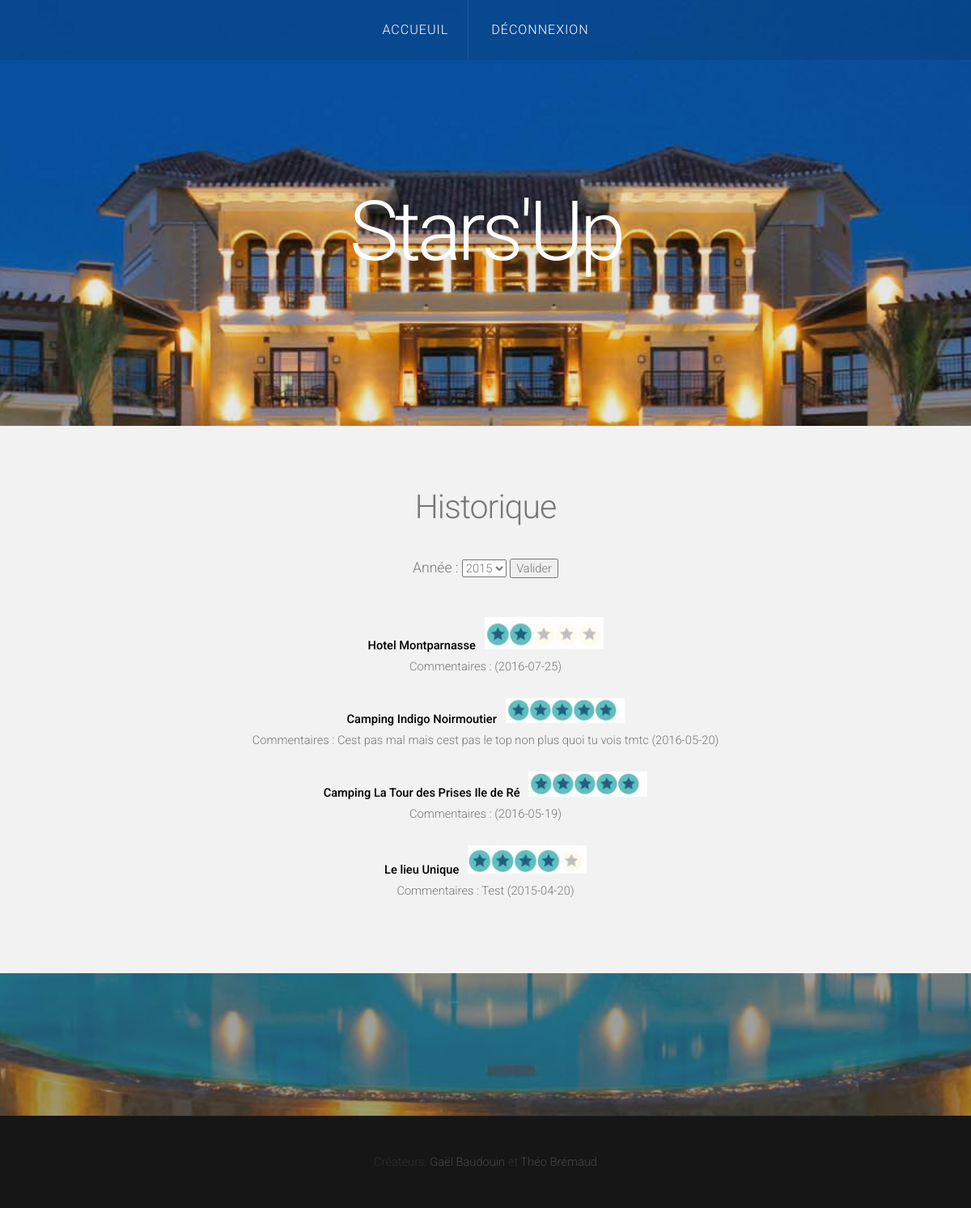
Page /starsup/consultation_inspecteur_debut.php (signed in) on the committed database.
### tables this page shows
CREATE TABLE IF NOT EXISTS `visiter` (
  `ID_HEBERGEMENT` int(11) NOT NULL,
  `ID_INSPECTEUR` int(11) NOT NULL,
  `ID_SAISON` int(11) NOT NULL,
  `NOMBRE_ETOILE_VISITE` smallint(6) DEFAULT NULL,
  `DATE_HEURE_VISITE` date DEFAULT NULL,
  `CONTRE_VISITE` tinyint(1) DEFAULT NULL,
  `COMMENTAIRE_VISITE` varchar(255) DEFAULT NULL,
  PRIMARY KEY (`ID_HEBERGEMENT`,`ID_INSPECTEUR`,`ID_SAISON`),
  KEY `I_FK_VISITER_HEBERGEMENT` (`ID_HEBERGEMENT`),
  KEY `I_FK_VISITER_INSPECTEUR` (`ID_INSPECTEUR`),
  KEY `I_FK_VISITER_SAISON` (`ID_SAISON`)
);

CREATE TABLE IF NOT EXISTS `hebergement` (
  `ID_HEBERGEMENT` int(11) NOT NULL AUTO_INCREMENT,
  `ID_DEPARTEMENT` int(11) NOT NULL,
  `NOM_HEBERGEMENT` varchar(128) DEFAULT NULL,
  `ADRESSE_HEBERGEMENT` varchar(128) DEFAULT NULL,
  `VILLE_HEBERGEMENT` varchar(128) DEFAULT NULL,
  `HORAIRES` varchar(20) DEFAULT NULL,
  PRIMARY KEY (`ID_HEBERGEMENT`),
  KEY `I_FK_HEBERGEMENT_DEPARTEMENT` (`ID_DEPARTEMENT`)
);

### starsup/consultation_inspecteur_debut.php (the view, shortened to what this page needs)
<!DOCTYPE HTML>
<?php
include("include/config.php");
?>
<html>
	<head>
	</head>
	<body class="homepage">
		<div id="header">
			<div id="nav-wrapper">
				<nav id="nav">
					<ul>
						<li class="active"><a href="index_inspecteur.php">Accueuil</a></li>
						<li><a href="index.php">Déconnexion</a></li>
				</nav>
			</div>
			<div class="container">
				<div id="logo">
					<h1><a href="#">Stars'Up</a></h1>
				</div>
			</div>
		</div>
		<div id="featured">
			<div class="container">
				<header>
					<h2>Historique</h2>
				</header>
				<div id="content" class="container">
	<form action="consultation_inspecteur.php" name="ajout_visite" method="post">
	      				<p>Année :
	              <select name="date">
	              <?php
	              	$truc = '2016';
	             	$req = $dbh->query('SELECT * FROM visiter');
					while ($donnees = $req->fetch())
	              	{
					$date = date_parse($donnees['DATE_HEURE_VISITE']);
    				$year = $date['year'];
    				if($year !=$truc)
    				{
	                echo'<option>'.$year.'</option>';
	                $truc = $year;
	                }
	             	}
	              ?>
	               </select>
	      			<INPUT TYPE="submit" value="Valider">
    		</form>
			<?php
$req = $dbh->query('SELECT * FROM visiter as V Inner join hebergement as H on V.ID_HEBERGEMENT = H.ID_HEBERGEMENT WHERE ID_INSPECTEUR = '.$_SESSION['id_inspecteur'].' ORDER BY DATE_HEURE_VISITE DESC');
while ($donnees = $req->fetch())
{
     echo '<br>';
     echo utf8_encode('<b>'.$donnees['NOM_HEBERGEMENT'].'</b>&nbsp&nbsp  ');
     if ($donnees['NOMBRE_ETOILE_VISITE'] ==1)
     {
     echo '<img src="images/1Stars.jpg"/>'.'<br/>';
     }
     else if ($donnees['NOMBRE_ETOILE_VISITE'] ==2)
     {
     echo '<img src="images/2Stars.jpg"/>'.'<br/>';
     }
     else if ($donnees['NOMBRE_ETOILE_VISITE'] ==3)
     {
     echo '<img src="images/3Stars.jpg"/>'.'<br/>';
     }
     else if ($donnees['NOMBRE_ETOILE_VISITE'] ==4)
     {
     echo '<img src="images/4Stars.jpg"/>'.'<br/>';
     }
     else if ($donnees['NOMBRE_ETOILE_VISITE'] ==5)
     {
     echo '<img src="images/5Stars.jpg"/>'.'<br/>';
     }
     echo 'Commentaires : '.$donnees['COMMENTAIRE_VISITE'].' ('.$donnees['DATE_HEURE_VISITE'].')<br>';
}
 ?>
			</div>
			</div>
		</div>
		<div id="tweet">
		</div>
		<div id="copyright">
			<div class="container">
				Créateurs: <a href="#">Gaël Baudouin</a> et <a href="#">Théo Brémaud </a>
			</div>
		</div>
	</body>
</html>

### starsup/css/style.css (style rules this page uses)
body { margin: 0; padding: 0; background: #161616; }
body,input,textarea,select { font-family: 'Roboto', sans-serif; font-size: 11pt; font-weight: 300; line-height: 1.75em; color: #777; }
h1,h2,h3,h4,h5,h6 { font-weight: 300; color: #777; }
h2 { letter-spacing: -0.025em; }
h1 a, h2 a, h3 a, h4 a, h5 a, h6 a { color: inherit; text-decoration: none; }
strong, b { font-weight: 500; color: #000000; }
a { text-decoration: none; color: #80BA8E; }
p, ul, ol, dl, table { margin-bottom: 1em; }
header { margin-bottom: 1.6em; }
#header { position: relative; background: url(../images/header.jpg) no-repeat bottom center; background-attachment: fixed; background-size: cover; text-align: center; }
#header:before { content: ''; position: absolute; left: 0; top: 0; width: 100%; height: 100%; background: rgba(64,64,64,0.125); }
#logo { position: relative; z-index: 1; }
#logo h1 { color: #FFF; }
#logo a { display: block; text-decoration: none; font-weight: 300; line-height: 1em; font-size: 7em; color: #FFF; letter-spacing: -0.05em; margin: 0 0 0.125em 0; }
#nav-wrapper { background: rgba(0,0,0,.1); position: absolute; top: 0; left: 0; width: 100%; }
#nav > ul { margin: 0; padding: 0; text-align: center; }
#nav > ul > li { display: inline-block; border-right: 1px solid; border-color: rgba(255,255,255,.1); }
#nav > ul > li:last-child { padding-right: 0; border-right: none; }
#nav > ul > li > a, #nav > ul > li > span { display: inline-block; padding: 1.5em 1.5em; letter-spacing: 0.06em; text-decoration: none; text-transform: uppercase; font-size: 1.1em; outline: 0; color: #FFF; }
#nav li.active a { color: #FFF; }
.homepage #content { text-align: center; }
#copyright { position: relative; text-align: center; color: #774535; }
#copyright .container { padding: 3em 0em; border-top: 1px solid; border-color: rgba(255,255,255,.05); color: rgba(255,255,255,.1); }
#copyright a { text-decoration: none; color: rgba(255,255,255,.2); }
#featured { position: relative; background: #f2f2f2; text-align: center; }
#tweet { position: relative; text-align: center; background: url(../images/header.jpg) no-repeat center center; background-attachment: fixed; background-size: cover; }
#tweet:before { content: ''; position: absolute; left: 0; top: 0; width: 100%; height: 100%; background: rgba(64,64,64,0.5); }

### starsup/css/style-desktop.css (style rules this page uses)
header { margin-bottom: 1.6em; }
header h2 { font-size: 3.4em; }
#header { padding: 10em 0 6em 0; }
.homepage #header { padding: 16em 0 12em 0; }
#featured { padding: 6em 0em; }
#featured header { margin-bottom: 3em; }
#featured p { line-height: 2em; font-size: 1.2em; }
#tweet { padding: 6em 0em; }

### starsup/css/style-1000px.css (style rules this page uses)
body,input,textarea,select { font-size: 11pt; }
header { margin-bottom: 1.6em; }
header h2 { font-size: 2.8em; }

### rows in the picture
visiter: ID_HEBERGEMENT.NOM_HEBERGEMENT "Hotel Montparnasse", NOMBRE_ETOILE_VISITE 3 (drawn), DATE_HEURE_VISITE "2016-07-25"
visiter: ID_HEBERGEMENT.NOM_HEBERGEMENT "Camping Indigo Noirmoutier", NOMBRE_ETOILE_VISITE 2 (drawn), COMMENTAIRE_VISITE "Cest pas mal mais cest pas le top non plus quoi tu vois tmtc", DATE_HEURE_VISITE "2016-05-20"
visiter: ID_HEBERGEMENT.NOM_HEBERGEMENT "Camping La Tour des Prises Ile de Ré", NOMBRE_ETOILE_VISITE 2 (drawn), DATE_HEURE_VISITE "2016-05-19"
visiter: ID_HEBERGEMENT.NOM_HEBERGEMENT "Le lieu Unique", NOMBRE_ETOILE_VISITE 4 (drawn), COMMENTAIRE_VISITE "Test", DATE_HEURE_VISITE "2015-04-20"

### other values in the picture
form field date "2015"
